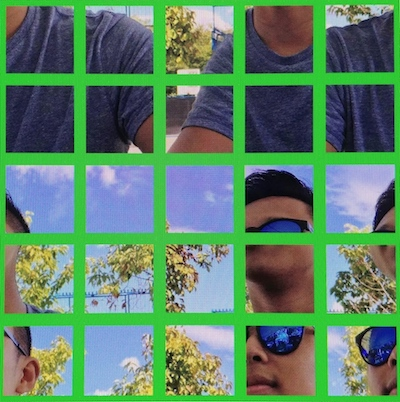
%> input picture TestPhotos/j5by5Low.jpg, 400 x 402 px
$ octave decryptTest_EUC.m   (GNU Octave 9; MATLAB toolbox functions it lacks are replaced by stand-ins)
%> lines starting %> are read from the running program, lines starting %| are printed output that depends on the picture
### threshold_EUC.m
function [outThreshold] = threshold(inputImage)
%Function to identify the thresholding values to be used
%Purpose is to find what RGB level the percieved grid is
%which may vary between screens and cameras

[rows columns depth] = size(inputImage);

R = 0;
G = 0;
B = 0;


%Left Top Corner
R = inputImage(2,2,1);
G = inputImage(2,2,2);
B = inputImage(2,2,3);

%LAB Testing
%Obtain Lab Samples from 4 Corners of Green Grid
lab_1 = rgb2lab(inputImage(2,2,:));
lab_2 = rgb2lab(inputImage(rows-2,2,:));
lab_3 = rgb2lab(inputImage(2,columns-2,:));
lab_4 = rgb2lab(inputImage(rows-2,columns-2,:));

lab_GridA = [lab_1(1,1,2) lab_2(1,1,2) lab_3(1,1,2) lab_4(1,1,2)];
lab_GridB = [lab_1(1,1,3) lab_2(1,1,3) lab_3(1,1,3) lab_4(1,1,3)];

%Calculate mean a* and b* value to use as Grid Color 'Markers'

color_marker = zeros([4, 2]);

AmeanVal = mean2(lab_GridA);
BmeanVal = mean2(lab_GridB);


%tValues = [R G B];git a

tValues = [AmeanVal BmeanVal];

outThreshold = tValues;


end

### extract_EUC.m
%Function Used to extract the data inside of the green grid in order to
%decode and process as necessary for the purpose of encryption / decryption
%Written by: Takuma Pimlott, James Wong
%CENG 499

function [outImage] = extract_EUC(inputImage, rowCount, colCount, outThreshold)

%Extract blocks from the grid
%1)Takes in parameters of the original input image
%2)rowCount is the number of horizontal pseudo pixels
%3)colCount is the number of vertical pseudo pixels

[rows columns depth] = size(inputImage);


%Scan the image row by row pixels and recreate the cell contents in cells

z = 20;

%colIncrements = round(rows/(2*colCount));
%rowIncrements = round(columns/(2*rowCount));

rowIncrements = round(rows/(2*rowCount));
colIncrements = round(columns/(2*colCount));


tempOut = cell(1,0);

firstIncrement = round((rows/rowCount)/2.5);


rowFirst = 1;
colFirst = 1;


%Find the thresholding values to use

%RGB Method
%R = outThreshold(1);
%G = outThreshold(2);
%B = outThreshold(3);

%LAB COLOR METHOD
Aavg = outThreshold(1);
Bavg = outThreshold(2);

%Set the Z pixel size ie pseudo pixel z*z size
z = rows/(2*rowCount);
step = round(z*0.6);

EUC_Range = 20;
bias = 4;

%Find ranges for each pseudo pixel
for i = rowIncrements:(rowIncrements*2):rows

   for j = colIncrements:(colIncrements*2):columns

       %find horizontal bounds
       %find left bound
       dec = step;
       X1 = i;
       lab1 = rgb2lab(inputImage(i-dec,j,:));
       lab1A = lab1(1,1,2) - Aavg;
       lab1B = lab1(1,1,3) - Bavg;
       lab1Distance = (lab1A^2 + lab1B^2)^.5;
       while  lab1Distance > EUC_Range %&& inputImage(i-dec,j,1) > R && inputImage(i-dec,j,3) > B
           dec = dec + 1;
           X1 = i - dec;

           lab1 = rgb2lab(inputImage(i-dec,j,:));
           lab1A = lab1(1,1,2) - Aavg;
           lab1B = lab1(1,1,3) - Bavg;
           lab1Distance = (lab1A^2 + lab1B^2)^.5;

       end

       X1 = X1 + bias;

       %find right bound
       inc = step;
       X2 = i;

       lab2 = rgb2lab(inputImage(i+inc,j,:));
       lab2A = lab2(1,1,2) - Aavg;
       lab2B = lab2(1,1,3) - Bavg;
       lab2Distance = (lab2A^2 + lab2B^2)^.5;

       while lab2Distance > EUC_Range %&& inputImage(i+inc,j,1) > R && inputImage(i+inc,j,3) > B
           inc = inc + 1;
           X2 = i + inc;

           lab2 = rgb2lab(inputImage(i+inc,j,:));
           lab2A = lab2(1,1,2) - Aavg;
           lab2B = lab2(1,1,3) - Bavg;
           lab2Distance = (lab2A^2 + lab2B^2)^.5;
       end

       X2 = X2 - bias;

       %horizontal range will be from X1 to X2;


       %find vertical bounds
       %find top bound
       dec = step;
       Y1 = j;

       lab3 = rgb2lab(inputImage(i,j-dec,:));
       lab3A = lab3(1,1,2) - Aavg;
       lab3B = lab3(1,1,3) - Bavg;
       lab3Distance = (lab3A^2 + lab3B^2)^.5;

       while lab3Distance > EUC_Range %&& inputImage(i,j-dec,1) > R && inputImage(i,j-dec,3) > B
           dec = dec + 1;
           Y1 = j - dec;

           lab3 = rgb2lab(inputImage(i,j-dec,:));
           lab3A = lab3(1,1,2) - Aavg;
           lab3B = lab3(1,1,3) - Bavg;
           lab3Distance = (lab3A^2 + lab3B^2)^.5;
       end

       Y1 = Y1 + bias;

       %find bottom bound
       inc = step;
       Y2 = j;

       lab4 = rgb2lab(inputImage(i,j+inc,:));
       lab4A = lab4(1,1,2) - Aavg;
       lab4B = lab4(1,1,3) - Bavg;
       lab4Distance = (lab4A^2 + lab4B^2)^.5;


       while lab4Distance > EUC_Range %&& inputImage(i,j+inc,1) > R && inputImage(i,j+inc,3) > B
           inc = inc + 1;
           Y2 = j + inc;

           lab4 = rgb2lab(inputImage(i,j+inc,:));
           lab4A = lab4(1,1,2) - Aavg;
           lab4B = lab4(1,1,3) - Bavg;
           lab4Distance = (lab4A^2 + lab4B^2)^.5;
       end

       Y2 = Y2 - bias;

       r = inputImage(X1:X2, Y1:Y2,1);
       g = inputImage(X1:X2, Y1:Y2,2);
       b = inputImage(X1:X2, Y1:Y2,3);
       pseudoPixel = cat(3, r, g, b);
       tempOut{end+1} = pseudoPixel;


   end
end


%output image is equal to some kind of cell
outImage =  tempOut;

end

### normalization.m
%Function which normalizes the size of cells inside a cell array.
%Especially important after extracting the image since some cells may be of
%differing size and prevent decryption.
%Written by: James Wong, Takuma Pimlott
function [outIm] = normalization(inputImage)

% Get most common dimensions of cell contents
comX = mode(cellfun('size', inputImage,1));
comY = mode(cellfun('size', inputImage,2));

%reshImg = reshape(inputImage, [x, y]);
[~, y, ~] = size(inputImage);

normCell = cell(1,y);

for i=1:1:y
    cellImg = cell2mat(inputImage(i));
    if isempty(cellImg)
        cellImg = zeros(comX, comY, 3);
    end
    [m, n, ~] = size(cellImg);
    if(m ~= comX)
        if(m > comX)
            cellImg = cellImg(1:comX,:,:);
        elseif(m < comX)
            cellImg(comX,comY,:) = 0;
        end %elseif
    end %if

    if(n ~= comY)
        if(n > comY)
            cellImg = cellImg(:,1:comY,:);
        elseif(n < comY)
            cellImg(comX, comY,:) = 0;
        end%elseif
    end%else
    a = im2double(cellImg);
    b = mat2cell(a,comX, comY, 3);
    normCell(i) = b;%cellImg;

end

outIm = normCell;

end

### decrypt.m
%Decryption Function to reconstruct the original image
%Random state is manually set though can be replaced with a key like system
%Written by Takuma Pimlott, James Wong
%CENG 499

function [outImage] = decrypt(inputImage,x, y)

%-----------SET RANDOM STATE------
%RANDOM STATE of decrypter must be matching the encrypter
%This rand state will be used as the decryption "key"

xPreHash = zeros([1 x]);
yPreHash = zeros([1 y]);

for i = 1:1:x
    xPreHash(i) = i;
end

for i = 1:1:y
    yPreHash(i) = i;
end


[m1,n1] = size(xPreHash) ;
[m2,n2] = size(yPreHash) ;

rng(1);
idx = randperm(n1) ;
xHash = xPreHash;
xHash(1,idx) = xPreHash(1,:);

rng(1);
idy = randperm(n2) ;
yHash = yPreHash;
yHash(1,idy) = yPreHash(1,:);


blockXY = reshape(inputImage.', [x,y]).';


% [9 lines of commented-out code are left out]

blockXYd = cell(x,y);

for i = 1:1:x
   for j = 1:1:y

       % blockRd{xHash(i),yHash(j)} = blockRe{i,j};

      %  blockGd{xHash(i),yHash(j)} = blockGe{i,j};

       % blockBd{xHash(i),yHash(j)} = blockBe{i,j};

       blockXYd{xHash(i),yHash(j)} = blockXY{i,j};

   end

end

outputConverted = cell2mat(blockXYd);


outImage = outputConverted;

end

### decryptTest_EUC.m
t1=cputime;
%Extract the information
%image3 = imread('DarkImages/bg16by6.png');
%tThresStart=cputime;
%outThreshold = threshold(image3);
%tThresEnd=(cputime-tThresStart)/10;
%imageOut3 = extract(image3,6,6,outThreshold);

%Read Image-----------------------------
%image3 = imread('jgs/jgs1.png');
%Find Image Green Threshold Value
%outThreshold = threshold(image3);
%Extract Data
%imageOut3 = extract(image3,6,6,outThreshold);


%Read Image-----------------------------
%image3 = imread('jgs/jgs.png');
%Find Image Green Threshold Value
%outThreshold = threshold(image3);
%Extract Data
%imageOut3 = extract(image3,10,10);


%Read Image-----------------------------
%image3 = imread('DecryptionTestImages/jay10by10.png');
%Find Image Green Threshold Value
%outThreshold = threshold(image3);
%Extract Data
%imageOut3 = extract(image3,10,10,outThreshold);

%Read Image-----------------------------
%image3 = imread('DecryptionTestImages/jay10by10.png');
%Find Image Green Threshold Value
%outThreshold = threshold_EUC(image3);
%Extract Data
%imageOut3 = extract_EUC(image3,10,10,outThreshold);

%Read Image-----------------------------
image3 = imread('TestPhotos/j5by5Low.jpg');
%> image3 is the input picture: size 402x400x3 uint8; mean R, G, B 93, 132.2, 104
%Find Image Green Threshold Value
outThreshold = threshold_EUC(image3);
%> in threshold, `R = inputImage(2,2,1);`: R = 48
%> in threshold, `G = inputImage(2,2,2);`: G = 198
%> in threshold, `B = inputImage(2,2,3);`: B = 64
%> in threshold, `lab_1 = rgb2lab(inputImage(2,2,:));`: lab_1 = [70.44 -64.05 54.07]
%> in threshold, `lab_2 = rgb2lab(inputImage(rows-2,2,:));`: lab_2 = [70.22 -66.4 59.36]
%> in threshold, `lab_3 = rgb2lab(inputImage(2,columns-2,:));`: lab_3 = [70.18 -63.6 58.01]
%> in threshold, `lab_4 = rgb2lab(inputImage(rows-2,columns-2,:));`: lab_4 = [70.96 -66 59.1]
%> in threshold, `lab_GridA = [lab_1(1,1,2) lab_2(1,1,2) lab_3(1,1,2) lab_4(1,1,2)];`: lab_GridA = [-64.05 -66.4 -63.6 -66]
%> in threshold, `lab_GridB = [lab_1(1,1,3) lab_2(1,1,3) lab_3(1,1,3) lab_4(1,1,3)];`: lab_GridB = [54.07 59.36 58.01 59.1]
%> in threshold, `AmeanVal = mean2(lab_GridA);`: AmeanVal = -65.01
%> in threshold, `BmeanVal = mean2(lab_GridB);`: BmeanVal = 57.63
%> in threshold, `tValues = [AmeanVal BmeanVal];`: tValues = [-65.01 57.63]
%> outThreshold = [-65.01 57.63]
%Extract Data
imageOut3 = extract_EUC(image3,5,5,outThreshold);
%> in extract_EUC, `Aavg = outThreshold(1);`: Aavg = -65.01
%> in extract_EUC, `Bavg = outThreshold(2);`: Bavg = 57.63
%> after the loop in extract_EUC, `for i = rowIncrements:(rowIncrements*2):rows`: tempOut = 25 items
%> imageOut3 = 25 items

% [21 lines of commented-out code are left out]
imageOut3 = normalization(imageOut3);
%> in normalization, `comX = mode(cellfun('size', inputImage,1));`: comX = 64
%> in normalization, `[~, y, ~] = size(inputImage);`: y = 25
%> in normalization, `normCell = cell(1,y);`: normCell = 25 items
%> the loop in normalization, `for i=1:1:y` made 25 passes
%> (m, n) on passes 1 to 12: (63, 63), (64, 63), (64, 62), (63, 63), (63, 64), (63, 64), (63, 64), (64, 63), (63, 64), (63, 64), (64, 64), (64, 64)
%> pass 1, in normalization, `cellImg = cell2mat(inputImage(i));`:
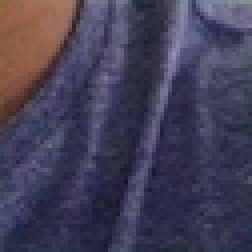
%> cellImg: size 63x63x3 uint8 (shown 4 times larger); mean R, G, B 67.8, 63.3, 86.3
%> pass 1, in normalization, `a = im2double(cellImg);`:
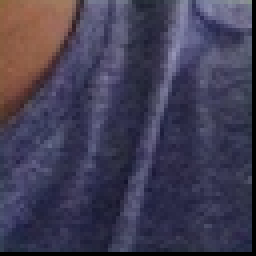
%> a: size 64x64x3 double (shown 4 times larger); mean R, G, B 0.258, 0.24, 0.328
%> pass 2, in normalization, `cellImg = cell2mat(inputImage(i));`:
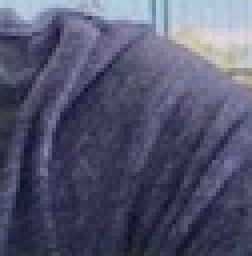
%> cellImg: size 64x63x3 uint8 (shown 4 times larger); mean R, G, B 84.3, 86.1, 111.2
%> pass 2, in normalization, `a = im2double(cellImg);`:
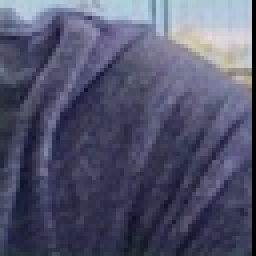
%> a: size 64x64x3 double (shown 4 times larger); mean R, G, B 0.325, 0.333, 0.429
%> after the loop in normalization, `for i=1:1:y`:
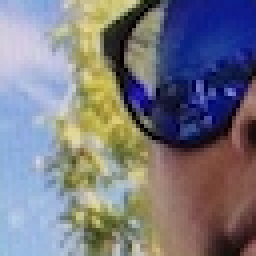
%> cellImg: size 64x64x3 uint8 (shown 4 times larger); mean R, G, B 121.1, 120, 129.1

%Decrypt Image-----------------------------

dImage = decrypt(imageOut3,5,5);
%> in decrypt, `outputConverted = cell2mat(blockXYd);`:
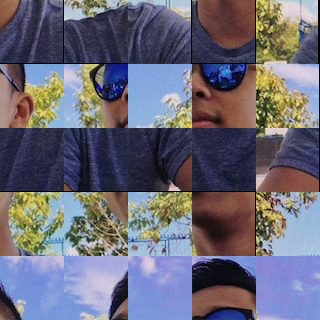
%> outputConverted: size 320x320x3 double; mean R, G, B 0.417, 0.411, 0.469
imwrite(dImage,'outputDecry/1D.png');
EUCEndTime=(cputime-t1);

%figure('Name','Decrypted Image')
%imshow(dImage);
